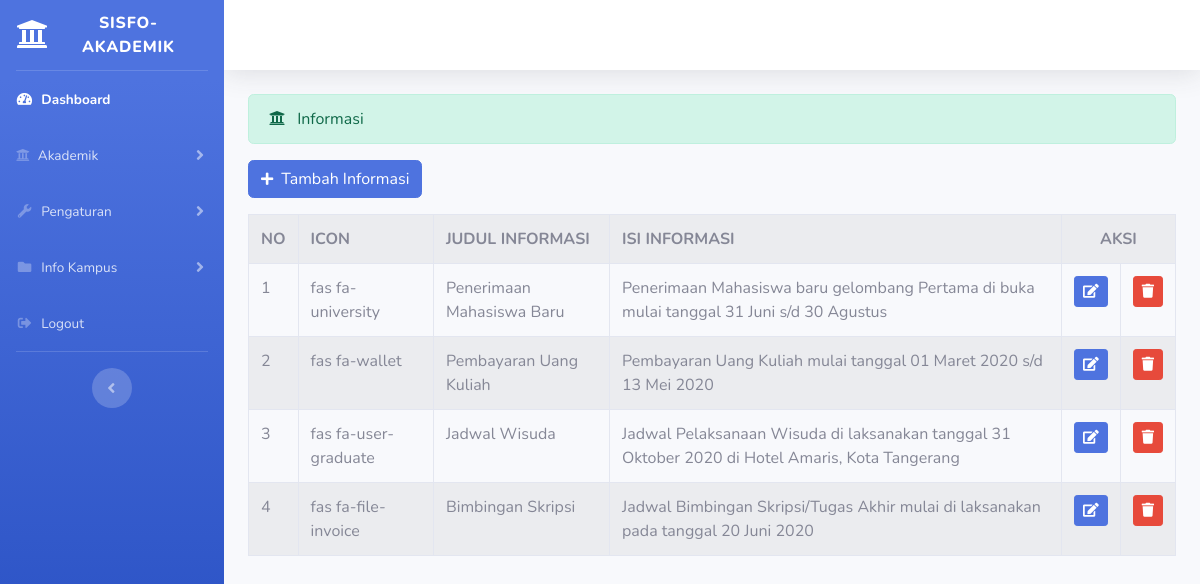
/index.php/administrator/informasi, run on the app's committed database.
### tables this page shows
CREATE TABLE `informasi` (
  `id_informasi` int(11) NOT NULL,
  `icon` varchar(35) NOT NULL,
  `judul_informasi` varchar(45) NOT NULL,
  `isi_informasi` varchar(300) NOT NULL
);

### application/controllers/administrator/informasi.php (called while the page is built, shortened)
<?php
class Informasi extends CI_Controller {
	public function index()
	{
        $data['informasi'] = $this->informasi_model->tampil_data('informasi')->result();
		$this->load->view('templates_administrator/header');
        $this->load->view('templates_administrator/sidebar');
        $this->load->view('administrator/informasi', $data);
        $this->load->view('templates_administrator/footer');
    }
}

### index.php (called while the page is built, shortened)
<?php
require_once BASEPATH.'core/CodeIgniter.php';

### application/models/informasi_model.php (called while the page is built, shortened)
<?php
class Informasi_model extends CI_Model {
    public function tampil_data($table)
    {
        return $this->db->get($table);
    }
}

### application/views/administrator/informasi.php (the view, shortened to what this page needs)
<div class="container-fluid">
    <div class="alert alert-success" role="alert">
    <i class="fas fa-university mr-2"></i> Informasi
    </div>
    <?= anchor('administrator/informasi/tambah_informasi', '<button class="btn btn-primary"><i class="fas fa-plus fa-sm mr-2"></i>Tambah Informasi</button>'); ?>
    <table class="table table-bordered table-striped table-hover mt-3">
        <tr>
            <th>NO</th>
            <th>ICON</th>
            <th>JUDUL INFORMASI</th>
            <th>ISI INFORMASI</th>
            <th colspan="2" class="text-center">AKSI</th>
        </tr>
        <?php $no = 1; ?>
        <?php foreach ($informasi as $info) : ?>
            <tr>
                <td width="20px"><?= $no; ?></td>
                <td><?= $info->icon; ?></td>
                <td><?= $info->judul_informasi; ?></td>
                <td><?= $info->isi_informasi; ?></td>
                <td width="20px"><?= anchor('administrator/informasi/update/'.$info->id_informasi, '<div class="btn btn-sm btn-primary"><i class="fa fa-edit"><i></div>'); ?></td>
                <td width="20px"><?= anchor('administrator/informasi/delete/'.$info->id_informasi, '<div class="btn btn-sm btn-danger"><i class="fa fa-trash"><i></div>'); ?></td>
            </tr>
            <?php $no++; ?>
        <?php endforeach; ?>
    </table>
</div>

### data on the page
informasi: icon "fas fa-university", judul_informasi "Penerimaan Mahasiswa Baru", isi_informasi "Penerimaan Mahasiswa baru gelombang Pertama di buka mulai tanggal 31 Juni s/d 30 Agustus"
informasi: icon "fas fa-wallet", judul_informasi "Pembayaran Uang Kuliah", isi_informasi "Pembayaran Uang Kuliah mulai tanggal 01 Maret 2020 s/d 13 Mei 2020"
informasi: icon "fas fa-user-graduate", judul_informasi "Jadwal Wisuda", isi_informasi "Jadwal Pelaksanaan Wisuda di laksanakan tanggal 31 Oktober 2020 di Hotel Amaris, Kota Tangerang"
informasi: icon "fas fa-file-invoice", judul_informasi "Bimbingan Skripsi", isi_informasi "Jadwal Bimbingan Skripsi/Tugas Akhir mulai di laksanakan pada tanggal 20 Juni 2020"
